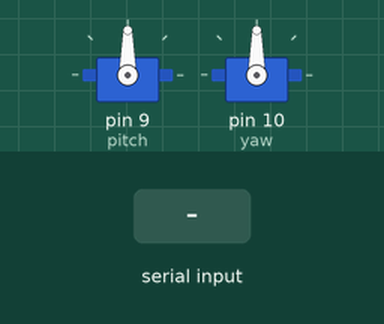
This sketch was run on a simulated Arduino Uno, built with avr-gcc and run on an emulated ATmega328P. On the bench: 2 × servo. The test bench sets the inputs (shaded band).

Above: at 1.2 s.
1.3 s: "1" received over Serial
At 3.4 s:
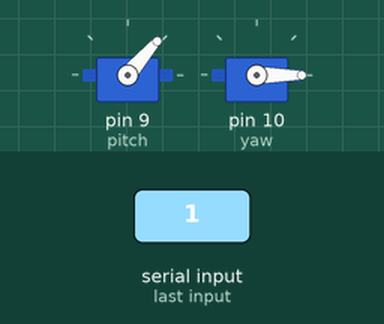
3.8 s: "0" received over Serial
At 5.2 s:
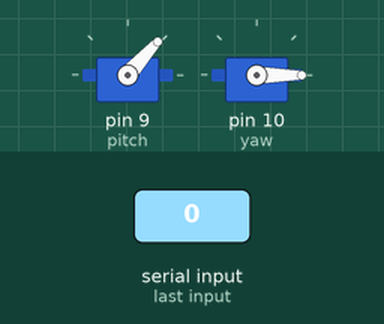
Timing chart, 0 to 6.8 s (numbered marks = the images above; inputs shaded):
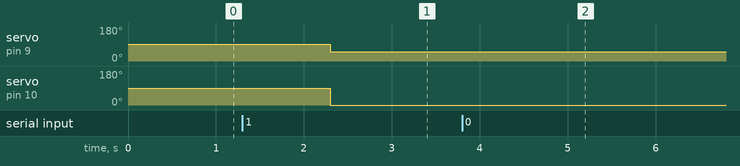

The sketch:

reciver.ino
```cpp
#include <Servo.h>

byte recv[2]; //Initialized variable to store recieved data
byte servo1;
byte servo2;

Servo pitch;
Servo yaw;
void setup() {
  pitch.attach(9);
  yaw.attach(10);// Begin the Serial at 9600 Baud
  Serial.begin(9600);
}

void loop() {
  if (Serial.available() > 0)
  {
    Serial.readBytes(recv,2); //Read the serial data and store in var
    servo1 = recv[0];
    servo2 = recv[1];
    pitch.write(servo1);
    yaw.write(servo2);
   }

  // send servo1 to servo
  // send servo2 to servo

}
```

Measured:
- after the input at 1.3 s, servo on pin 9 (pitch): 90° → 49° after 1.0 s; servo on pin 10 (yaw): 90° → 0° after 1.0 s
- after the input at 3.8 s, servo on pin 9 (pitch): 49° → 48° after 1.0 s
